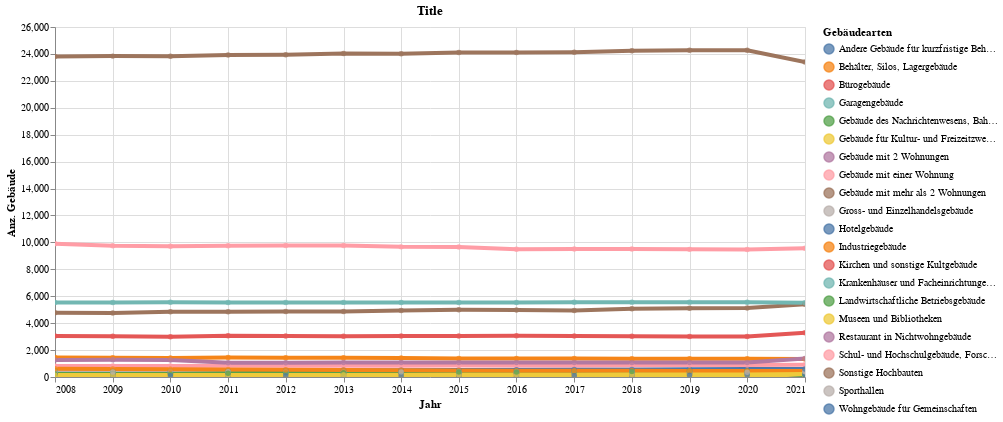

Source (notebook cell):
### Code cell
highlight = alt.selection(type='single', on='mouseover',
                          fields=['GebaeudeartLevel2Name'], nearest=True)
#x='date:StichtagDatJahr',
base = alt.Chart(myAgg.reset_index().query('sum_AnzGbd > 1'), title="Title").encode(
    x=alt.X('Jahr', axis=alt.Axis(title='Jahr'))# , axis=alt.Axis(format='%', title='percentage')
    , y=alt.X('sum_AnzGbd', axis=alt.Axis(title='Anz. Gebäude'))
    , color=alt.Color('GebaeudeartLevel2Name', legend=alt.Legend(title="Gebäudearten", orient="right"))  
    ,tooltip=['Jahr', 'GebaeudeartLevel2Name','sum_AnzGbd']    
)
points = base.mark_circle().encode(
    opacity=alt.value(0.75)
).add_selection(
    highlight
).properties(
    width=750 , height=350
)
lines = base.mark_line().encode(
    size=alt.condition(~highlight, alt.value(0.5), alt.value(4))
).interactive()

lines + points

### Figure 1 — Vega-Lite specification as saved in the notebook (floating-point values rounded to 4 significant figures; data arrays with more than 128 entries replaced by an {"elided": "..."} marker saying what was removed)
{"config": {"view": {"continuousWidth": 400, "continuousHeight": 300}}, "layer": [{"mark": "line", "encoding": {"color": {"type": "nominal", "field": "GebaeudeartLevel2Name", "legend": {"orient": "right", "title": "Gebäudearten"}}, "size": {"condition": {"value": 0.5, "selection": {"not": "selector023"}}, "value": 4}, "tooltip": [{"type": "temporal", "field": "Jahr"}, {"type": "nominal", "field": "GebaeudeartLevel2Name"}, {"type": "quantitative", "field": "sum_AnzGbd"}], "x": {"type": "temporal", "axis": {"title": "Jahr"}, "field": "Jahr"}, "y": {"type": "quantitative", "axis": {"title": "Anz. Gebäude"}, "field": "sum_AnzGbd"}}, "selection": {"selector024": {"type": "interval", "bind": "scales", "encodings": ["x", "y"]}}, "title": "Title"}, {"mark": "circle", "encoding": {"color": {"type": "nominal", "field": "GebaeudeartLevel2Name", "legend": {"orient": "right", "title": "Gebäudearten"}}, "opacity": {"value": 0.75}, "tooltip": [{"type": "temporal", "field": "Jahr"}, {"type": "nominal", "field": "GebaeudeartLevel2Name"}, {"type": "quantitative", "field": "sum_AnzGbd"}], "x": {"type": "temporal", "axis": {"title": "Jahr"}, "field": "Jahr"}, "y": {"type": "quantitative", "axis": {"title": "Anz. Gebäude"}, "field": "sum_AnzGbd"}}, "height": 350, "selection": {"selector023": {"type": "single", "on": "mouseover", "fields": ["GebaeudeartLevel2Name"], "nearest": true}}, "title": "Title", "width": 750}], "data": {"name": "data-9786b2c546cabde680db5b179eafce6d"}, "$schema": "https://vega.github.io/schema/vega-lite/v4.8.1.json", "datasets": {"data-9786b2c546cabde680db5b179eafce6d": {"elided": "281 records"}}}
